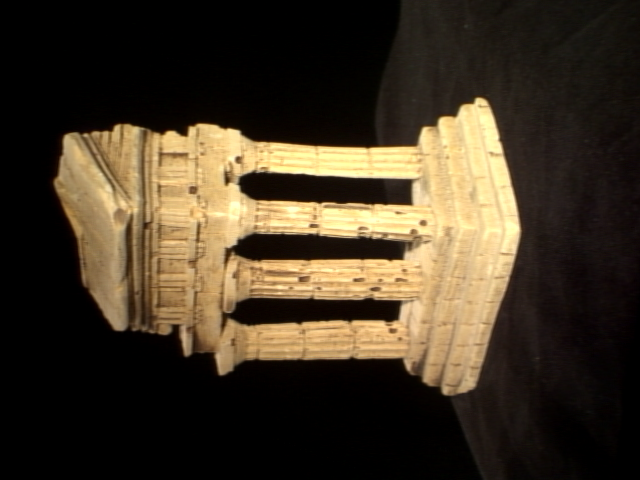
%> input picture Introduction to Computer Vision/hw3/temple/im1.png, 640 x 480 px
$ octave Q2_2.m   (GNU Octave 9; MATLAB toolbox functions it lacks are replaced by stand-ins)
%> lines starting %> are read from the running program, lines starting %| are printed output that depends on the picture
### Introduction to Computer Vision/hw3/eightpoint.m
%*************************************************************************%
% Function:    eightpoint                                                 %
% Description: Estimate the fundamental matrix F using N given            %
%              correspondences (N>=8)                                     %
%                                                                         %
%              Input:  X and Y - each N × 2 matrices with coordinates     %
%                                that constitute correspondences with     %
%                                the first and second image respectively  %
%                                                                         %
%                      M - a scalar used to scale F which is equal to the %
%                          largest image dimension                        %
%                                                                         %
%              Output: F - the 3 x 3 fundamental matrix                   %
%*************************************************************************%

function [F] = eightpoint(X, Y, M)

% Check equal size
if ( (size(X,1) ~= size(Y,1)) || (size(X,2) ~= size(Y,2)) )
    error('X and Y must have the same size.') ;
end

% Need at least 8 point pairs
N = size(X, 1) ;
if (N < 8)
    error('At least 8 point pairs are required to compute F') ;
end

% ------- YOUR CODE HERE
Xnor = X/M;
Ynor = Y/M;
W = ones(N,9);
W(:,1)=Xnor(:,1).*Ynor(:,1);
W(:,2)=Xnor(:,2).*Ynor(:,1);
W(:,3)=Ynor(:,1);
W(:,4)=Xnor(:,1).*Ynor(:,2);
W(:,5)=Xnor(:,2).*Ynor(:,2);
W(:,6)=Ynor(:,2);
W(:,7)=Xnor(:,1);
W(:,8)=Xnor(:,2);
[U,S,V] = svd(W);
F_est = reshape(V(:,9),3,3)';
[u,s,v] = svd(F_est);
F_nor = u*diag([s(1) s(5) 0])*(v');
dia = ones(3,1)/M;
dia(3) = 1;
T = diag(dia);
F = (T')*F_nor*T;
% ------- END OF YOUR CODE

end

### Introduction to Computer Vision/hw3/camera2.m
function [M2] = camera2(F, K1, K2, pts1, pts2)
E = K2' * F * K1;

[U,S,V] = svd(E);
m = (S(1,1)+S(2,2))/2;
E = U*[m,0,0;0,m,0;0,0,0]*V';
[U,S,V] = svd(E);
W = [0,-1,0;1,0,0;0,0,1];

% Make sure we return rotation matrices with det(R) == 1
if (det(U*W*V')<0)
    W = -W;
end

M2s = zeros(3,4,4);
M2s(:,:,1) = [U*W*V',U(:,3)./max(abs(U(:,3)))];
M2s(:,:,2) = [U*W*V',-U(:,3)./max(abs(U(:,3)))];
M2s(:,:,3) = [U*W'*V',U(:,3)./max(abs(U(:,3)))];
M2s(:,:,4) = [U*W'*V',-U(:,3)./max(abs(U(:,3)))];

M1 = eye(3, 4);

for i=1:4
    P = triangulate(K1*M1, pts1, K2*M2s(:,:,i), pts2);
    if all(P(:,3) > 0)
        sprintf('Correct M2: %d\n', i);
        %P
        %K2*M2s(:,:,i)
        M2 = M2s(:,:,i);
    end
end

end

### Introduction to Computer Vision/hw3/triangulate.m
function [P] = triangulate( M1, p1, M2, p2 )
% Triangulate a set of points given camera matrices
% M1
% M2  -- Camera matrices 3x4
% p1
% p2  -- Point sets, N x 2
% P   -- 3D points, N x 3

% Make homogeneous
p1 = [ p1'; ones(1, size(p1, 1))];
p2 = [ p2'; ones(1, size(p2, 1))];

sz = size(p1, 2);

for i = 1:sz
    T = [ contreps(p1(:,i))*M1 ; ...
        contreps(p2(:,i))*M2 ];

    [ U, S, V ] = svd(T);
    pt = V(:, end);
    P(:,i) = pt/pt(4);
end

P = P';
P(:,4) = [];

return;
%-------


function Y = contreps(X)

if prod(size(X)) == 3  % get [X]_\times
  Y = [0 X(3) -X(2)
      -X(3) 0 X(1)
       X(2) -X(1) 0];
elseif all(size(X) == [1 2])
  Y = [0 1; -1 0]*X';
elseif all(size(X) == [2 1])
  Y = X'*[0 1; -1 0];
elseif all(size(X) == [3 3]) % get X from [X]_\times
  Y = [X(2,3) X(3,1) X(1,2)];
elseif all(size(X) == [4 4])  % pluecker matrix dual
  Y = [0      X(3,4) X(4,2) X(2,3)
       X(4,3) 0      X(1,4) X(3,1)
       X(2,4) X(4,1) 0      X(1,2)
       X(3,2) X(1,3) X(2,1) 0     ];
else
  error('Wrong matrix size.')
end

### Introduction to Computer Vision/hw3/Q2_2.m
%*************************************************************************%
% Script for Q2.2 of homework 3                                           %
%*************************************************************************%

% Read the two images and convert them to double
I1 = imread('temple/im1.png') ;
%> I1 is the input picture: size 480x640x3 uint8; mean R, G, B 65.3, 53.9, 37.1
I1 = im2double(I1) ;
%> I1: size 480x640x3 double
I2 = imread('temple/im2.png') ;
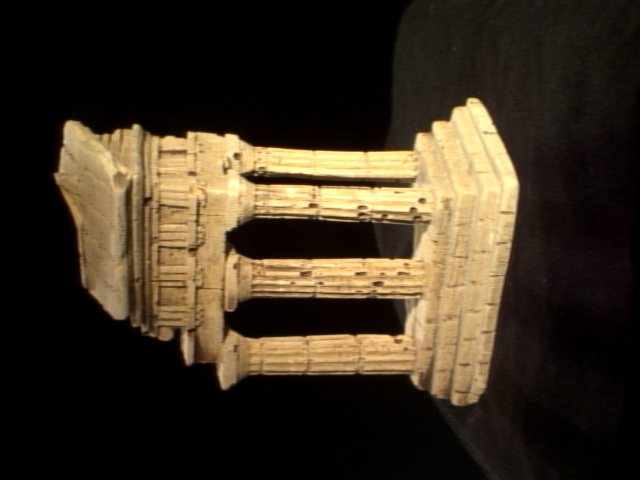
%> input picture Introduction to Computer Vision/hw3/temple/im2.png, 640 x 480 px
%> I2 is the input picture: size 480x640x3 uint8; mean R, G, B 60.7, 49.2, 33.3
I2 = im2double(I2) ;
%> I2: size 480x640x3 double

% Get the scalar M, the largest image dimension
M = max(size(I1, 1), size(I1, 2)) ;
%> M = 640

% Load the correspondences for the eight point algorithm
load('temple/some_corresp.mat') ;

% Compute the fundamental matrix using the eight point algorithm
F = eightpoint(pts1, pts2, M) ;

% ------- YOUR CODE HERE

% 1. Load K1 and K2
load('C:\Users\xinme\Desktop\152\A92092169_hw3\hw3_release\temple\intrinsics.mat');
% 2. Find M2 and M1
M2 = camera2(F,K1,K2,pts1,pts2);
M2 = K2*M2;
I1 = eye(3,4);
M1 = K1*I1;
% 3. Load the correspondences for 3D visualization
load('many_corresp.mat')
% 4. Get 3D points given 2D point correspondences
p1 = zeros(size(x1,1),2);
p2 = zeros(size(x2,1),2);
p1(:,1) = x1;
p1(:,2) = y1;
p2(:,1) = x2;
p2(:,2) = y2;
P = triangulate( M1, p1, M2, p2 );
% 5. Plot 3D points
scatter3(P(:,1),P(:,2),P(:,3));
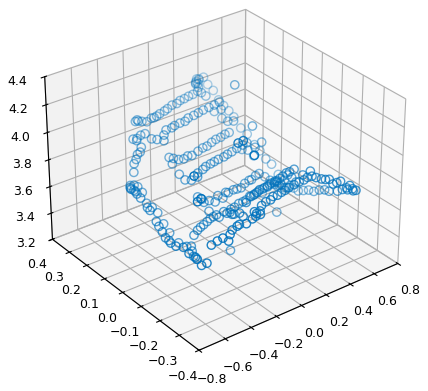
%> figure redrawn from the program's plot data
% ------- END OF YOUR CODE
